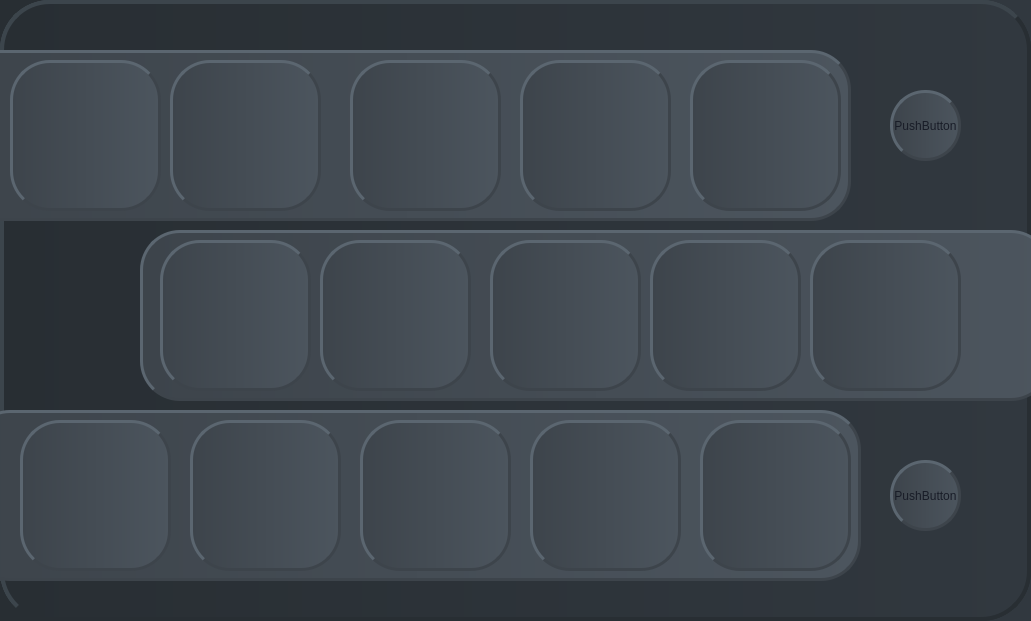
    <widget class="QFrame" name="upload_frame">
     <property name="enabled">
      <bool>true</bool>
     </property>
     <property name="geometry">
      <rect>
       <x>430</x>
       <y>110</y>
       <width>1031</width>
       <height>621</height>
      </rect>
     </property>
     <property name="styleSheet">
      <string notr="true">background-color: qlineargradient(spread:pad, x1:0, y1:0, x2:1, y2:0, stop:0 rgba(40, 46, 51, 255), stop:1 rgba(49, 56, 63, 255));
border-radius:50px; 
border: 4px groove  rgb(40, 46, 51);
border-style:outset;
</string>
     </property>
     <property name="frameShape">
      <enum>QFrame::StyledPanel</enum>
     </property>
     <property name="frameShadow">
      <enum>QFrame::Raised</enum>
     </property>
     <widget class="QFrame" name="drag_drop">
      <property name="geometry">
       <rect>
        <x>-70</x>
        <y>50</y>
        <width>691</width>
        <height>291</height>
       </rect>
      </property>
      <property name="styleSheet">
       <string notr="true">background-color: qlineargradient(spread:pad, x1:0, y1:0, x2:1, y2:0, stop:0 rgba(61, 68, 75, 255), stop:1 rgba(76, 85, 94, 255));
font: 75 12pt &quot;Nirmala UI&quot;;
color:  rgb(24, 28, 39);
border: 3px groove rgb(61, 68, 75);
border-radius:40px; 
border-style:outset;</string>
      </property>
      <property name="frameShape">
       <enum>QFrame::StyledPanel</enum>
      </property>
      <property name="frameShadow">
       <enum>QFrame::Raised</enum>
      </property>
     </widget>
     <widget class="QPushButton" name="finished_uploading">
      <property name="geometry">
       <rect>
        <x>720</x>
        <y>260</y>
        <width>301</width>
        <height>81</height>
       </rect>
      </property>
      <property name="styleSheet">
       <string notr="true">background-color: qlineargradient(spread:pad, x1:0, y1:0, x2:1, y2:0, stop:0.338308 rgba(24, 25, 29, 255), stop:1 rgba(35, 37, 43, 255));
font: 75 12pt &quot;Nirmala UI&quot;;
color: rgb(112, 119, 129);
border: 4px groove rgb(24, 25, 29);
border-radius:30px; 
border-style:outset;</string>
      </property>
      <property name="text">
       <string>finished uploading</string>
      </property>
     </widget>
     <widget class="QFrame" name="image_box">
      <property name="geometry">
       <rect>
        <x>-40</x>
        <y>380</y>
        <width>971</width>
        <height>201</height>
       </rect>
      </property>
      <property name="styleSheet">
       <string notr="true">background-color: qlineargradient(spread:pad, x1:0, y1:0, x2:1, y2:0, stop:0 rgba(61, 68, 75, 255), stop:1 rgba(76, 85, 94, 255));
font: 75 12pt &quot;Nirmala UI&quot;;
color:  rgb(24, 28, 39);
border: 3px groove rgb(61, 68, 75);
border-radius:40px; 
border-style:outset;</string>
      </property>
      <property name="frameShape">
       <enum>QFrame::StyledPanel</enum>
      </property>
      <property name="frameShadow">
       <enum>QFrame::Raised</enum>
      </property>
      <widget class="QFrame" name="im1">
       <property name="geometry">
        <rect>
         <x>50</x>
         <y>20</y>
         <width>151</width>
         <height>151</height>
        </rect>
       </property>
       <property name="frameShape">
        <enum>QFrame::StyledPanel</enum>
       </property>
       <property name="frameShadow">
        <enum>QFrame::Raised</enum>
       </property>
      </widget>
      <widget class="QFrame" name="im2">
       <property name="geometry">
        <rect>
         <x>220</x>
         <y>20</y>
         <width>151</width>
         <height>151</height>
        </rect>
       </property>
       <property name="frameShape">
        <enum>QFrame::StyledPanel</enum>
       </property>
       <property name="frameShadow">
        <enum>QFrame::Raised</enum>
       </property>
      </widget>
      <widget class="QFrame" name="im3">
       <property name="geometry">
        <rect>
         <x>390</x>
         <y>20</y>
         <width>151</width>
         <height>151</height>
        </rect>
       </property>
       <property name="frameShape">
        <enum>QFrame::StyledPanel</enum>
       </property>
       <property name="frameShadow">
        <enum>QFrame::Raised</enum>
       </property>
      </widget>
      <widget class="QFrame" name="im4">
       <property name="geometry">
        <rect>
         <x>560</x>
         <y>20</y>
         <width>151</width>
         <height>151</height>
        </rect>
       </property>
       <property name="frameShape">
        <enum>QFrame::StyledPanel</enum>
       </property>
       <property name="frameShadow">
        <enum>QFrame::Raised</enum>
       </property>
      </widget>
      <widget class="QFrame" name="im5">
       <property name="geometry">
        <rect>
         <x>730</x>
         <y>20</y>
         <width>151</width>
         <height>151</height>
        </rect>
       </property>
       <property name="frameShape">
        <enum>QFrame::StyledPanel</enum>
       </property>
       <property name="frameShadow">
        <enum>QFrame::Raised</enum>
       </property>
      </widget>
     </widget>
     <widget class="QPushButton" name="select_folder">
      <property name="geometry">
       <rect>
        <x>740</x>
        <y>50</y>
        <width>271</width>
        <height>81</height>
       </rect>
      </property>
      <property name="styleSheet">
       <string notr="true">background-color: qlineargradient(spread:pad, x1:0, y1:0, x2:1, y2:0, stop:0.338308 rgba(24, 25, 29, 255), stop:1 rgba(35, 37, 43, 255));
font: 75 12pt &quot;Nirmala UI&quot;;
color: rgb(112, 119, 129);
border: 4px groove rgb(24, 25, 29);
border-radius:30px; 
border-style:outset;</string>
      </property>
      <property name="text">
       <string>select folder</string>
      </property>
     </widget>
     <widget class="QPushButton" name="select_files">
      <property name="geometry">
       <rect>
        <x>770</x>
        <y>150</y>
        <width>251</width>
        <height>81</height>
       </rect>
      </property>
      <property name="styleSheet">
       <string notr="true">background-color: qlineargradient(spread:pad, x1:0, y1:0, x2:1, y2:0, stop:0.338308 rgba(24, 25, 29, 255), stop:1 rgba(35, 37, 43, 255));
font: 75 12pt &quot;Nirmala UI&quot;;
color: rgb(112, 119, 129);
border: 4px groove rgb(24, 25, 29);
border-radius:30px; 
border-style:outset;</string>
      </property>
      <property name="text">
       <string>select files</string>
      </property>
     </widget>
     <widget class="QFrame" name="Test_Train_frame">
      <property name="geometry">
       <rect>
        <x>0</x>
        <y>0</y>
        <width>1031</width>
        <height>621</height>
       </rect>
      </property>
      <property name="styleSheet">
       <string notr="true">background-color: qlineargradient(spread:pad, x1:0, y1:0, x2:1, y2:0, stop:0 rgba(40, 46, 51, 255), stop:1 rgba(49, 56, 63, 255));
border-radius:50px; 
border: 4px groove  rgb(40, 46, 51);
border-style:outset;
</string>
      </property>
      <property name="frameShape">
       <enum>QFrame::StyledPanel</enum>
      </property>
      <property name="frameShadow">
       <enum>QFrame::Raised</enum>
      </property>
      <widget class="Line" name="line">
       <property name="geometry">
        <rect>
         <x>40</x>
         <y>50</y>
         <width>891</width>
         <height>301</height>
        </rect>
       </property>
       <property name="styleSheet">
        <string notr="true">background-color: qlineargradient(spread:pad, x1:0, y1:0, x2:1, y2:0, stop:0 rgba(61, 68, 75, 255), stop:1 rgba(76, 85, 94, 255));
font: 75 12pt &quot;Nirmala UI&quot;;
color:  rgb(24, 28, 39);
border: 3px groove rgb(61, 68, 75);
border-radius:35px; 
border-style:outset;</string>
       </property>
       <property name="orientation">
        <enum>Qt::Vertical</enum>
       </property>
      </widget>
      <widget class="QSlider" name="start_slider">
       <property name="geometry">
        <rect>
         <x>110</x>
         <y>180</y>
         <width>651</width>
         <height>21</height>
        </rect>
       </property>
       <property name="orientation">
        <enum>Qt::Horizontal</enum>
       </property>
       <property name="tickPosition">
        <enum>QSlider::NoTicks</enum>
       </property>
       <property name="tickInterval">
        <number>6</number>
       </property>
      </widget>
      <widget class="QSlider" name="end_slider">
       <property name="geometry">
        <rect>
         <x>760</x>
         <y>180</y>
         <width>161</width>
         <height>21</height>
        </rect>
       </property>
       <property name="orientation">
        <enum>Qt::Horizontal</enum>
       </property>
       <property name="tickPosition">
        <enum>QSlider::NoTicks</enum>
       </property>
       <property name="tickInterval">
        <number>50</number>
       </property>
      </widget>
      <widget class="QLabel" name="Test_Label">
       <property name="geometry">
        <rect>
         <x>250</x>
         <y>260</y>
         <width>71</width>
         <height>71</height>
        </rect>
       </property>
       <property name="styleSheet">
        <string notr="true">background-color: qlineargradient(spread:pad, x1:0, y1:0, x2:1, y2:0, stop:0 rgba(61, 68, 75, 255), stop:1 rgba(76, 85, 94, 255));
font: 75 12pt &quot;Nirmala UI&quot;;
color:  rgb(24, 28, 39);
border: 3px groove rgb(61, 68, 75);
border-radius:35px; 
border-style:outset;</string>
       </property>
       <property name="text">
        <string/>
       </property>
      </widget>
      <widget class="QLabel" name="Train_Label">
       <property name="geometry">
        <rect>
         <x>110</x>
         <y>260</y>
         <width>71</width>
         <height>71</height>
        </rect>
       </property>
       <property name="styleSheet">
        <string notr="true">background-color: qlineargradient(spread:pad, x1:0, y1:0, x2:1, y2:0, stop:0 rgba(61, 68, 75, 255), stop:1 rgba(76, 85, 94, 255));
font: 75 12pt &quot;Nirmala UI&quot;;
color:  rgb(24, 28, 39);
border: 3px groove rgb(61, 68, 75);
border-radius:35px; 
border-style:outset;</string>
       </property>
       <property name="text">
        <string/>
       </property>
      </widget>
      <widget class="QLabel" name="label_4">
       <property name="geometry">
        <rect>
         <x>110</x>
         <y>210</y>
         <width>801</width>
         <height>31</height>
        </rect>
       </property>
       <property name="styleSheet">
        <string notr="true">background-color: qlineargradient(spread:pad, x1:0, y1:0, x2:1, y2:0, stop:0 rgba(61, 68, 75, 255), stop:1 rgba(76, 85, 94, 255));
font: 75 12pt &quot;Nirmala UI&quot;;
color:  rgb(24, 28, 39);
border: 0px groove rgb(61, 68, 75);
border-radius:40px; 
border-style:outset;</string>
       </property>
       <property name="text">
        <string>Train:                     Test:                                              Validation: </string>
       </property>
      </widget>
      <widget class="QLabel" name="Validation_Label">
       <property name="geometry">
        <rect>
         <x>550</x>
         <y>260</y>
         <width>71</width>
         <height>71</height>
        </rect>
       </property>
       <property name="styleSheet">
        <string notr="true">background-color: qlineargradient(spread:pad, x1:0, y1:0, x2:1, y2:0, stop:0 rgba(61, 68, 75, 255), stop:1 rgba(76, 85, 94, 255));
font: 75 12pt &quot;Nirmala UI&quot;;
color:  rgb(24, 28, 39);
border: 3px groove rgb(61, 68, 75);
border-radius:35px; 
border-style:outset;</string>
       </property>
       <property name="text">
        <string/>
       </property>
      </widget>
      <widget class="QLabel" name="label_2">
       <property name="geometry">
        <rect>
         <x>80</x>
         <y>80</y>
         <width>821</width>
         <height>61</height>
        </rect>
       </property>
       <property name="styleSheet">
        <string notr="true">background-color: qlineargradient(spread:pad, x1:0, y1:0, x2:1, y2:0, stop:0 rgba(61, 68, 75, 255), stop:1 rgba(76, 85, 94, 255));
font: 75 12pt &quot;Nirmala UI&quot;;
color:  rgb(24, 28, 39);
border: 0px groove rgb(61, 68, 75);
border-radius:40px; 
border-style:outset;</string>
       </property>
       <property name="text">
        <string>              Test/Train</string>
       </property>
      </widget>
      <widget class="Line" name="line_2">
       <property name="geometry">
        <rect>
         <x>50</x>
         <y>360</y>
         <width>251</width>
         <height>221</height>
        </rect>
       </property>
       <property name="styleSheet">
        <string notr="true">background-color: qlineargradient(spread:pad, x1:0, y1:0, x2:1, y2:0, stop:0 rgba(61, 68, 75, 255), stop:1 rgba(76, 85, 94, 255));
font: 75 12pt &quot;Nirmala UI&quot;;
color:  rgb(24, 28, 39);
border: 3px groove rgb(61, 68, 75);
border-radius:40px; 
border-style:outset;</string>
       </property>
       <property name="orientation">
        <enum>Qt::Vertical</enum>
       </property>
      </widget>
      <widget class="Line" name="line_3">
       <property name="geometry">
        <rect>
         <x>370</x>
         <y>360</y>
         <width>251</width>
         <height>221</height>
        </rect>
       </property>
       <property name="styleSheet">
        <string notr="true">background-color: qlineargradient(spread:pad, x1:0, y1:0, x2:1, y2:0, stop:0 rgba(61, 68, 75, 255), stop:1 rgba(76, 85, 94, 255));
font: 75 12pt &quot;Nirmala UI&quot;;
color:  rgb(24, 28, 39);
border: 3px groove rgb(61, 68, 75);
border-radius:40px; 
border-style:outset;</string>
       </property>
       <property name="orientation">
        <enum>Qt::Vertical</enum>
       </property>
      </widget>
      <widget class="Line" name="line_4">
       <property name="geometry">
        <rect>
         <x>680</x>
         <y>360</y>
         <width>251</width>
         <height>221</height>
        </rect>
       </property>
       <property name="styleSheet">
        <string notr="true">background-color: qlineargradient(spread:pad, x1:0, y1:0, x2:1, y2:0, stop:0 rgba(61, 68, 75, 255), stop:1 rgba(76, 85, 94, 255));
font: 75 12pt &quot;Nirmala UI&quot;;
color:  rgb(24, 28, 39);
border: 3px groove rgb(61, 68, 75);
border-radius:40px; 
border-style:outset;</string>
       </property>
       <property name="orientation">
        <enum>Qt::Vertical</enum>
       </property>
      </widget>
      <widget class="QPushButton" name="DoSplit">
       <property name="geometry">
        <rect>
         <x>730</x>
         <y>260</y>
         <width>171</width>
         <height>61</height>
        </rect>
       </property>
       <property name="styleSheet">
        <string notr="true">background-color: qlineargradient(spread:pad, x1:0, y1:0, x2:1, y2:0, stop:0.338308 rgba(24, 25, 29, 255), stop:1 rgba(35, 37, 43, 255));
font: 75 12pt &quot;Nirmala UI&quot;;
color: rgb(112, 119, 129);
border: 4px groove rgb(24, 25, 29);
border-radius:30px; 
border-style:outset;</string>
       </property>
       <property name="text">
        <string>Do it!</string>
       </property>
      </widget>
      <widget class="QLabel" name="label_3">
       <property name="geometry">
        <rect>
         <x>80</x>
         <y>380</y>
         <width>191</width>
         <height>71</height>
        </rect>
       </property>
       <property name="styleSheet">
        <string notr="true">background-color: qlineargradient(spread:pad, x1:0, y1:0, x2:1, y2:0, stop:0 rgba(61, 68, 75, 255), stop:1 rgba(76, 85, 94, 255));
font: 75 14pt &quot;Nirmala UI&quot;;
color:  rgb(24, 28, 39);
border: 0px groove rgb(61, 68, 75);
border-radius:40px; 
border-style:outset;</string>
       </property>
       <property name="text">
        <string>       Train:</string>
       </property>
      </widget>
      <widget class="QLabel" name="label_5">
       <property name="geometry">
        <rect>
         <x>400</x>
         <y>380</y>
         <width>201</width>
         <height>71</height>
        </rect>
       </property>
       <property name="styleSheet">
        <string notr="true">background-color: qlineargradient(spread:pad, x1:0, y1:0, x2:1, y2:0, stop:0 rgba(61, 68, 75, 255), stop:1 rgba(76, 85, 94, 255));
font: 75 12pt &quot;Nirmala UI&quot;;
color:  rgb(24, 28, 39);
border: 0px groove rgb(61, 68, 75);
border-radius:40px; 
border-style:outset;</string>
       </property>
       <property name="text">
        <string>      Test:</string>
       </property>
      </widget>
      <widget class="QLabel" name="label_7">
       <property name="geometry">
        <rect>
         <x>720</x>
         <y>380</y>
         <width>191</width>
         <height>71</height>
        </rect>
       </property>
       <property name="styleSheet">
        <string notr="true">background-color: qlineargradient(spread:pad, x1:0, y1:0, x2:1, y2:0, stop:0 rgba(61, 68, 75, 255), stop:1 rgba(76, 85, 94, 255));
font: 75 12pt &quot;Nirmala UI&quot;;
color:  rgb(24, 28, 39);
border: 0px groove rgb(61, 68, 75);
border-radius:40px; 
border-style:outset;</string>
       </property>
       <property name="text">
        <string>      Validation:</string>
       </property>
      </widget>
      <widget class="QLabel" name="Trd">
       <property name="geometry">
        <rect>
         <x>100</x>
         <y>470</y>
         <width>71</width>
         <height>71</height>
        </rect>
       </property>
       <property name="styleSheet">
        <string notr="true">background-color: qlineargradient(spread:pad, x1:0, y1:0, x2:1, y2:0, stop:0 rgba(61, 68, 75, 255), stop:1 rgba(76, 85, 94, 255));
font: 75 12pt &quot;Nirmala UI&quot;;
color:  rgb(24, 28, 39);
border: 3px groove rgb(61, 68, 75);
border-radius:35px; 
border-style:outset;</string>
       </property>
       <property name="text">
        <string/>
       </property>
      </widget>
      <widget class="QLabel" name="Trt">
       <property name="geometry">
        <rect>
         <x>210</x>
         <y>470</y>
         <width>71</width>
         <height>71</height>
        </rect>
       </property>
       <property name="styleSheet">
        <string notr="true">background-color: qlineargradient(spread:pad, x1:0, y1:0, x2:1, y2:0, stop:0 rgba(61, 68, 75, 255), stop:1 rgba(76, 85, 94, 255));
font: 75 12pt &quot;Nirmala UI&quot;;
color:  rgb(24, 28, 39);
border: 3px groove rgb(61, 68, 75);
border-radius:35px; 
border-style:outset;</string>
       </property>
       <property name="text">
        <string/>
       </property>
      </widget>
      <widget class="QLabel" name="Tet">
       <property name="geometry">
        <rect>
         <x>530</x>
         <y>470</y>
         <width>71</width>
         <height>71</height>
        </rect>
       </property>
       <property name="styleSheet">
        <string notr="true">background-color: qlineargradient(spread:pad, x1:0, y1:0, x2:1, y2:0, stop:0 rgba(61, 68, 75, 255), stop:1 rgba(76, 85, 94, 255));
font: 75 12pt &quot;Nirmala UI&quot;;
color:  rgb(24, 28, 39);
border: 3px groove rgb(61, 68, 75);
border-radius:35px; 
border-style:outset;</string>
       </property>
       <property name="text">
        <string/>
       </property>
      </widget>
      <widget class="QLabel" name="Ted">
       <property name="geometry">
        <rect>
         <x>420</x>
         <y>470</y>
         <width>71</width>
         <height>71</height>
        </rect>
       </property>
       <property name="styleSheet">
        <string notr="true">background-color: qlineargradient(spread:pad, x1:0, y1:0, x2:1, y2:0, stop:0 rgba(61, 68, 75, 255), stop:1 rgba(76, 85, 94, 255));
font: 75 12pt &quot;Nirmala UI&quot;;
color:  rgb(24, 28, 39);
border: 3px groove rgb(61, 68, 75);
border-radius:35px; 
border-style:outset;</string>
       </property>
       <property name="text">
        <string/>
       </property>
      </widget>
      <widget class="QLabel" name="Vt">
       <property name="geometry">
        <rect>
         <x>850</x>
         <y>470</y>
         <width>71</width>
         <height>71</height>
        </rect>
       </property>
       <property name="styleSheet">
        <string notr="true">background-color: qlineargradient(spread:pad, x1:0, y1:0, x2:1, y2:0, stop:0 rgba(61, 68, 75, 255), stop:1 rgba(76, 85, 94, 255));
font: 75 12pt &quot;Nirmala UI&quot;;
color:  rgb(24, 28, 39);
border: 3px groove rgb(61, 68, 75);
border-radius:35px; 
border-style:outset;</string>
       </property>
       <property name="text">
        <string/>
       </property>
      </widget>
      <widget class="QLabel" name="Vd">
       <property name="geometry">
        <rect>
         <x>740</x>
         <y>470</y>
         <width>71</width>
         <height>71</height>
        </rect>
       </property>
       <property name="styleSheet">
        <string notr="true">background-color: qlineargradient(spread:pad, x1:0, y1:0, x2:1, y2:0, stop:0 rgba(61, 68, 75, 255), stop:1 rgba(76, 85, 94, 255));
font: 75 12pt &quot;Nirmala UI&quot;;
color:  rgb(24, 28, 39);
border: 3px groove rgb(61, 68, 75);
border-radius:35px; 
border-style:outset;</string>
       </property>
       <property name="text">
        <string/>
       </property>
      </widget>
      <widget class="QFrame" name="Add_Label_frame">
       <property name="geometry">
        <rect>
         <x>0</x>
         <y>0</y>
         <width>1031</width>
         <height>621</height>
        </rect>
       </property>
       <property name="styleSheet">
        <string notr="true">background-color: qlineargradient(spread:pad, x1:0, y1:0, x2:1, y2:0, stop:0 rgba(40, 46, 51, 255), stop:1 rgba(49, 56, 63, 255));
border-radius:50px; 
border: 4px groove  rgb(40, 46, 51);
border-style:outset;
</string>
       </property>
       <property name="frameShape">
        <enum>QFrame::StyledPanel</enum>
       </property>
       <property name="frameShadow">
        <enum>QFrame::Raised</enum>
       </property>
       <widget class="QFrame" name="image_box_2">
        <property name="geometry">
         <rect>
          <x>-40</x>
          <y>50</y>
          <width>891</width>
          <height>171</height>
         </rect>
        </property>
        <property name="styleSheet">
         <string notr="true">background-color: qlineargradient(spread:pad, x1:0, y1:0, x2:1, y2:0, stop:0 rgba(61, 68, 75, 255), stop:1 rgba(76, 85, 94, 255));
font: 75 12pt &quot;Nirmala UI&quot;;
color:  rgb(24, 28, 39);
border: 3px groove rgb(61, 68, 75);
border-radius:40px; 
border-style:outset;</string>
        </property>
        <property name="frameShape">
         <enum>QFrame::StyledPanel</enum>
        </property>
        <property name="frameShadow">
         <enum>QFrame::Raised</enum>
        </property>
        <widget class="QFrame" name="im1_2">
         <property name="geometry">
          <rect>
           <x>50</x>
           <y>10</y>
           <width>151</width>
           <height>151</height>
          </rect>
         </property>
         <property name="frameShape">
          <enum>QFrame::StyledPanel</enum>
         </property>
         <property name="frameShadow">
          <enum>QFrame::Raised</enum>
         </property>
        </widget>
        <widget class="QFrame" name="im2_2">
         <property name="geometry">
          <rect>
           <x>210</x>
           <y>10</y>
           <width>151</width>
           <height>151</height>
          </rect>
         </property>
         <property name="frameShape">
          <enum>QFrame::StyledPanel</enum>
         </property>
         <property name="frameShadow">
          <enum>QFrame::Raised</enum>
         </property>
        </widget>
        <widget class="QFrame" name="im3_2">
         <property name="geometry">
          <rect>
           <x>390</x>
           <y>10</y>
           <width>151</width>
           <height>151</height>
          </rect>
         </property>
         <property name="frameShape">
          <enum>QFrame::StyledPanel</enum>
         </property>
         <property name="frameShadow">
          <enum>QFrame::Raised</enum>
         </property>
        </widget>
        <widget class="QFrame" name="im4_2">
         <property name="geometry">
          <rect>
           <x>560</x>
           <y>10</y>
           <width>151</width>
           <height>151</height>
          </rect>
         </property>
         <property name="frameShape">
          <enum>QFrame::StyledPanel</enum>
         </property>
         <property name="frameShadow">
          <enum>QFrame::Raised</enum>
         </property>
        </widget>
        <widget class="QFrame" name="im5_2">
         <property name="geometry">
          <rect>
           <x>730</x>
           <y>10</y>
           <width>151</width>
           <height>151</height>
          </rect>
         </property>
         <property name="frameShape">
          <enum>QFrame::StyledPanel</enum>
         </property>
         <property name="frameShadow">
          <enum>QFrame::Raised</enum>
         </property>
        </widget>
       </widget>
       <widget class="QFrame" name="image_box_3">
        <property name="geometry">
         <rect>
          <x>140</x>
          <y>230</y>
          <width>911</width>
          <height>171</height>
         </rect>
        </property>
        <property name="styleSheet">
         <string notr="true">background-color: qlineargradient(spread:pad, x1:0, y1:0, x2:1, y2:0, stop:0 rgba(61, 68, 75, 255), stop:1 rgba(76, 85, 94, 255));
font: 75 12pt &quot;Nirmala UI&quot;;
color:  rgb(24, 28, 39);
border: 3px groove rgb(61, 68, 75);
border-radius:40px; 
border-style:outset;</string>
        </property>
        <property name="frameShape">
         <enum>QFrame::StyledPanel</enum>
        </property>
        <property name="frameShadow">
         <enum>QFrame::Raised</enum>
        </property>
        <widget class="QFrame" name="im1_3">
         <property name="geometry">
          <rect>
           <x>20</x>
           <y>10</y>
           <width>151</width>
           <height>151</height>
          </rect>
         </property>
         <property name="frameShape">
          <enum>QFrame::StyledPanel</enum>
         </property>
         <property name="frameShadow">
          <enum>QFrame::Raised</enum>
         </property>
        </widget>
        <widget class="QFrame" name="im2_3">
         <property name="geometry">
          <rect>
           <x>180</x>
           <y>10</y>
           <width>151</width>
           <height>151</height>
          </rect>
         </property>
         <property name="frameShape">
          <enum>QFrame::StyledPanel</enum>
         </property>
         <property name="frameShadow">
          <enum>QFrame::Raised</enum>
         </property>
        </widget>
        <widget class="QFrame" name="im3_3">
         <property name="geometry">
          <rect>
           <x>350</x>
           <y>10</y>
           <width>151</width>
           <height>151</height>
          </rect>
         </property>
         <property name="frameShape">
          <enum>QFrame::StyledPanel</enum>
         </property>
         <property name="frameShadow">
          <enum>QFrame::Raised</enum>
         </property>
        </widget>
        <widget class="QFrame" name="im4_3">
         <property name="geometry">
          <rect>
           <x>510</x>
           <y>10</y>
           <width>151</width>
           <height>151</height>
          </rect>
         </property>
         <property name="frameShape">
          <enum>QFrame::StyledPanel</enum>
         </property>
         <property name="frameShadow">
          <enum>QFrame::Raised</enum>
         </property>
        </widget>
        <widget class="QFrame" name="im5_3">
         <property name="geometry">
          <rect>
           <x>670</x>
           <y>10</y>
           <width>151</width>
           <height>151</height>
          </rect>
         </property>
         <property name="frameShape">
          <enum>QFrame::StyledPanel</enum>
         </property>
         <property name="frameShadow">
          <enum>QFrame::Raised</enum>
         </property>
        </widget>
       </widget>
       <widget class="QFrame" name="image_box_4">
        <property name="geometry">
         <rect>
          <x>-30</x>
          <y>410</y>
          <width>891</width>
          <height>171</height>
         </rect>
        </property>
        <property name="styleSheet">
         <string notr="true">background-color: qlineargradient(spread:pad, x1:0, y1:0, x2:1, y2:0, stop:0 rgba(61, 68, 75, 255), stop:1 rgba(76, 85, 94, 255));
font: 75 12pt &quot;Nirmala UI&quot;;
color:  rgb(24, 28, 39);
border: 3px groove rgb(61, 68, 75);
border-radius:40px; 
border-style:outset;</string>
        </property>
        <property name="frameShape">
         <enum>QFrame::StyledPanel</enum>
        </property>
        <property name="frameShadow">
         <enum>QFrame::Raised</enum>
        </property>
        <widget class="QFrame" name="im1_4">
         <property name="geometry">
          <rect>
           <x>50</x>
           <y>10</y>
           <width>151</width>
           <height>151</height>
          </rect>
         </property>
         <property name="frameShape">
          <enum>QFrame::StyledPanel</enum>
         </property>
         <property name="frameShadow">
          <enum>QFrame::Raised</enum>
         </property>
        </widget>
        <widget class="QFrame" name="im2_4">
         <property name="geometry">
          <rect>
           <x>220</x>
           <y>10</y>
           <width>151</width>
           <height>151</height>
          </rect>
         </property>
         <property name="frameShape">
          <enum>QFrame::StyledPanel</enum>
         </property>
         <property name="frameShadow">
          <enum>QFrame::Raised</enum>
         </property>
        </widget>
        <widget class="QFrame" name="im3_4">
         <property name="geometry">
          <rect>
           <x>390</x>
           <y>10</y>
           <width>151</width>
           <height>151</height>
          </rect>
         </property>
         <property name="frameShape">
          <enum>QFrame::StyledPanel</enum>
         </property>
         <property name="frameShadow">
          <enum>QFrame::Raised</enum>
         </property>
        </widget>
        <widget class="QFrame" name="im4_4">
         <property name="geometry">
          <rect>
           <x>560</x>
           <y>10</y>
           <width>151</width>
           <height>151</height>
          </rect>
         </property>
         <property name="frameShape">
          <enum>QFrame::StyledPanel</enum>
         </property>
         <property name="frameShadow">
          <enum>QFrame::Raised</enum>
         </property>
        </widget>
        <widget class="QFrame" name="im5_4">
         <property name="geometry">
          <rect>
           <x>730</x>
           <y>10</y>
           <width>151</width>
           <height>151</height>
          </rect>
         </property>
         <property name="frameShape">
          <enum>QFrame::StyledPanel</enum>
         </property>
         <property name="frameShadow">
          <enum>QFrame::Raised</enum>
         </property>
        </widget>
       </widget>
       <widget class="QPushButton" name="pushButton_4">
        <property name="geometry">
         <rect>
          <x>890</x>
          <y>460</y>
          <width>71</width>
          <height>71</height>
         </rect>
        </property>
        <property name="styleSheet">
         <string notr="true">background-color: qlineargradient(spread:pad, x1:0, y1:0, x2:1, y2:0, stop:0 rgba(61, 68, 75, 255), stop:1 rgba(76, 85, 94, 255));
font: 75 12pt &quot;Nirmala UI&quot;;
color:  rgb(24, 28, 39);
border: 3px groove rgb(61, 68, 75);
border-radius:35px; 
border-style:outset;</string>
        </property>
        <property name="text">
         <string>PushButton</string>
        </property>
       </widget>
       <widget class="QPushButton" name="pushButton_5">
        <property name="geometry">
         <rect>
          <x>890</x>
          <y>90</y>
          <width>71</width>
          <height>71</height>
         </rect>
        </property>
        <property name="styleSheet">
         <string notr="true">background-color: qlineargradient(spread:pad, x1:0, y1:0, x2:1, y2:0, stop:0 rgba(61, 68, 75, 255), stop:1 rgba(76, 85, 94, 255));
font: 75 12pt &quot;Nirmala UI&quot;;
color:  rgb(24, 28, 39);
border: 3px groove rgb(61, 68, 75);
border-radius:35px; 
border-style:outset;</string>
        </property>
        <property name="text">
         <string>PushButton</string>
        </property>
       </widget>
      </widget>
     </widget>
    </widget>
